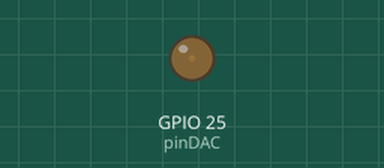
Bench run of a sketch on a simulated ESP32. On the bench: output pins drawn as LEDs (lit = HIGH).

Above: at 0.05 s.
At 1.15 s:
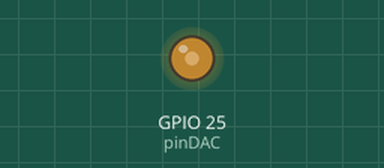
At 2.3 s:
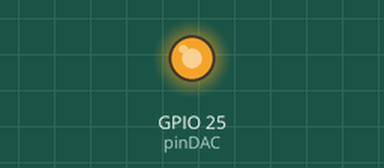
At 4.55 s:
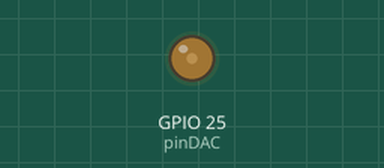
Timing chart, 0 to 6.6 s (numbered marks = the images above):
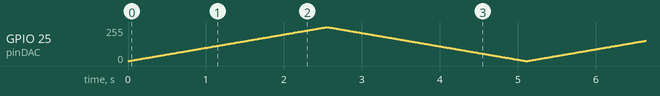

The sketch:

E2.ino
```cpp
/*---------------------------------------------
  Curso de Desarrollo IoT
  Módulo: Inventors
  Clase: 2
  Ejercicio: 2

  PINOUT:
  (LED):
  + -> D25
---------------------------------------------*/

const int pinDAC = 25;

void setup() {
  // Configurar el canal DAC
  dacWrite(pinDAC, 0); // Establecer el valor inicial a 0
}

void loop() {
  // Generar una onda sinusoidal en el DAC
  for (int i = 0; i < 255; i++) {
    dacWrite(pinDAC, i); // Escribir valores crecientes en el DAC
    delay(10); // Esperar un breve período de tiempo para ver el cambio
  }

  for (int i = 255; i >= 0; i--) {
    dacWrite(pinDAC, i); // Escribir valores decrecientes en el DAC
    delay(10); // Esperar un breve período de tiempo para ver el cambio
  }
}
```
